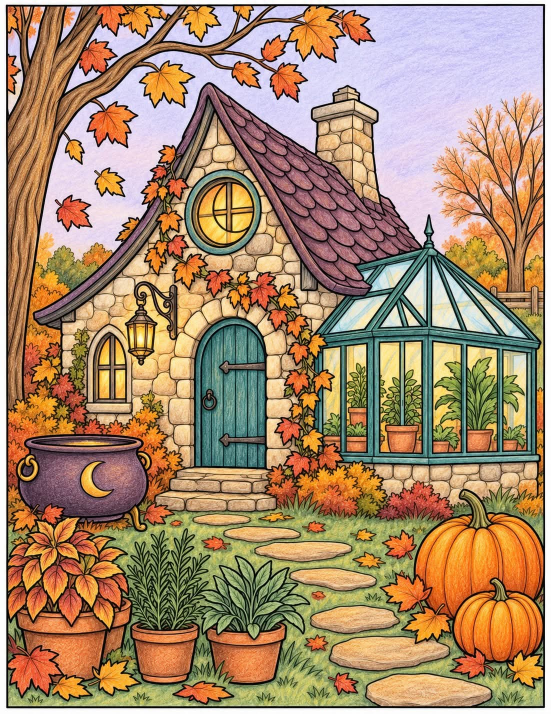
#> input picture platform/backend/tools/lineart_ai/test/cot0.jpg, 1102 x 1427 px (shown at 1/2 size)
$ python -i line_cleanup.py   (imports and definitions only)
#> lines starting #> are read from the running program, lines starting #| are printed output that depends on the picture; after the words box and inside, x2 and y2 are one past the last pixel; in counts of white or black regions, pixels touching at a corner belong together
"""Turns a redrawn colouring page (redraw_test.py's NN_line_raw.png) into a colour-by-number board:
smooth edges at 2048 px, big solid-black masses opened up so they can be coloured (small ones such
as pupils stay solid), cells too small to tap or number filled with ink, specks dropped.

    python line_cleanup.py IN_DIR OUT_DIR
Writes OUT_DIR/NN_clean.png and OUT_DIR/cleanup_sheet.jpg (before | after, with region counts).
All sizes are in pixels at SIDE = 2048.
"""
import glob
import os
import sys

import cv2
import numpy as np

SIDE = 2048
HOLLOW_CORE = 14.0    # ink thicker than 2x this is a solid mass, not a stroke...
CORE_MIN = 0.004      # ...and a mass whose thick core covers more than this share of the canvas
                      # (hair) is opened up; smaller ones (pupils, a nose) stay solid
HOLLOW_RIM = 6.0      # the outline left around an opened mass
CELL_R_INK = 3.5      # a cell thinner than this is a crumb between strokes -> ink. Larger small
                      # cells stay open: inking them turned beaded jewellery into black blotches;
                      # the game merges them into a neighbour instead.
CELL_R_MIN = 7.0      # below this a cell cannot hold a number (counted, not changed)
SPECK = 60            # ink pieces smaller than this are dirt


def _smooth(ink):
    g = cv2.GaussianBlur(ink.astype(np.float32), (0, 0), 1.2)
    return g > 0.5


INK_CUT = int(__import__("os").environ.get("INK_CUT", "128"))
# 128 for clean redraws. SDXL line art comes with grey shading (hair, petals) that a 128 cut turns
# into black blotches; 95 keeps the drawn strokes and drops the shading (gen_original output).


def cleanup(gray, ink_cut=None):
    h, w = gray.shape
    s = SIDE / max(h, w)
    g = cv2.resize(gray, (round(w * s), round(h * s)), interpolation=cv2.INTER_CUBIC)
    ink = _smooth(g < (ink_cut or INK_CUT))
    area = ink.size

    # 1. big solid masses -> outline. Judged by the thick core alone: a pupil joined to the eye's
    #    outline is part of a huge ink piece, but its own core is small.
    d = cv2.distanceTransform(ink.astype(np.uint8), cv2.DIST_L2, 5)
    core = (d > HOLLOW_CORE).astype(np.uint8)
    n, lab, st, _ = cv2.connectedComponentsWithStats(core, 8)
    big = np.zeros(n, bool)
    big[1:] = st[1:, cv2.CC_STAT_AREA] > CORE_MIN * area
    core = big[lab]
    r = int(HOLLOW_CORE - HOLLOW_RIM + 1)
    grow = cv2.dilate(core.astype(np.uint8), cv2.getStructuringElement(cv2.MORPH_ELLIPSE, (2 * r + 1, 2 * r + 1)))
    ink &= ~((grow > 0) & (d > HOLLOW_RIM))

    # 2. cells too small to tap or number -> ink (like the pupils and lashes in the reference apps)
    paper = (~ink).astype(np.uint8)
    n, lab = cv2.connectedComponents(paper, connectivity=4)
    dp = cv2.distanceTransform(paper, cv2.DIST_L2, 5)
    rmax = np.zeros(n, np.float32)
    np.maximum.at(rmax, lab.ravel(), dp.ravel())
    tiny = rmax < CELL_R_INK
    tiny[0] = False
    ink |= tiny[lab]

    # 3. specks
    n, lab, st, _ = cv2.connectedComponentsWithStats(ink.astype(np.uint8), 8)
    keep = np.zeros(n, bool)
    keep[1:] = st[1:, cv2.CC_STAT_AREA] >= SPECK
    ink = keep[lab]
    return np.where(_smooth(ink), 0, 255).astype(np.uint8)


def stats(bw):
    paper = (bw >= 128).astype(np.uint8)
    n, lab = cv2.connectedComponents(paper, connectivity=4)
    d = cv2.distanceTransform(paper, cv2.DIST_L2, 5)
    rmax = np.zeros(n, np.float32)
    np.maximum.at(rmax, lab.ravel(), d.ravel())
    k = max(bw.shape) / SIDE
    return n - 1, int((rmax[1:] < CELL_R_MIN * k).sum()), (bw < 128).mean() * 100


def main():
    src, out = sys.argv[1], sys.argv[2]
    os.makedirs(out, exist_ok=True)
    rows = []
    for p in sorted(glob.glob(os.path.join(src, "[0-9][0-9]_line_raw.png"))):
        name = os.path.basename(p)[:2]
        gray = cv2.imread(p, cv2.IMREAD_GRAYSCALE)
        before = np.where(gray < 128, 0, 255).astype(np.uint8)
        after = cleanup(gray)
        cv2.imwrite(f"{out}/{name}_clean.png", after)
        b, a = stats(before), stats(after)
        print(f"{name}: regions {b[0]} -> {a[0]}, too small {b[1]} -> {a[1]}, ink {b[2]:.1f}% -> {a[2]:.1f}%")
        tw = 420
        th = int(tw * after.shape[0] / after.shape[1])
        rows.append(np.hstack([cv2.resize(x, (tw, th), interpolation=cv2.INTER_AREA) for x in (before, after)]))
    mw = max(r.shape[1] for r in rows)
    sheet = np.vstack([np.pad(r, ((0, 8), (0, mw - r.shape[1] + 8)), constant_values=150) for r in rows])
    cv2.imwrite(f"{out}/cleanup_sheet.jpg", sheet, [cv2.IMWRITE_JPEG_QUALITY, 88])


# [2 lines not run here, left out]

>>> import cv2
>>> picture = cv2.imread('test/cot0.jpg', cv2.IMREAD_GRAYSCALE)
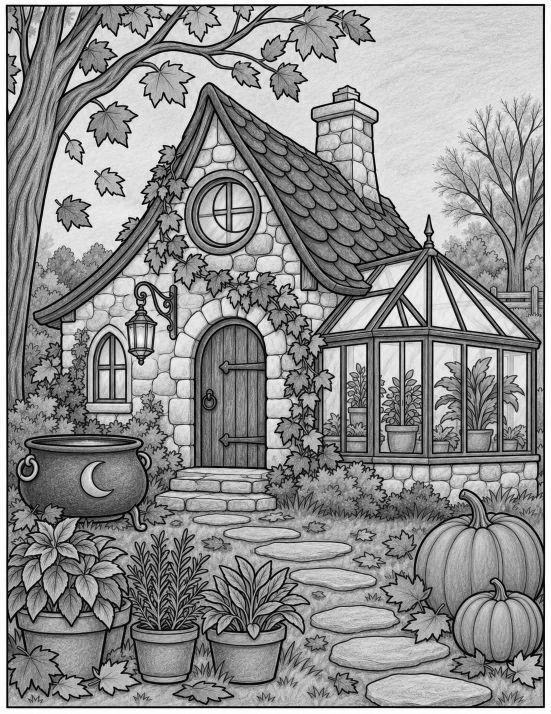
#> picture: shape (1427, 1102) (shown at 1/2 size); min 0, max 255, mean 143.8
>>> result = cleanup(picture)
#> in _smooth, `return g > 0.5`: returned value: shape (2048, 1582) bool; 36% white; 1006 white regions (810 under 20 px), largest, box (x1, y1, x2, y2) and area: (17, 11, 1565, 2033) 1088675, (1337, 987, 1436, 1301) 15148, (549, 507, 731, 713) 11643
#> in cleanup, `core = (d > HOLLOW_CORE).astype(np.uint8)`:
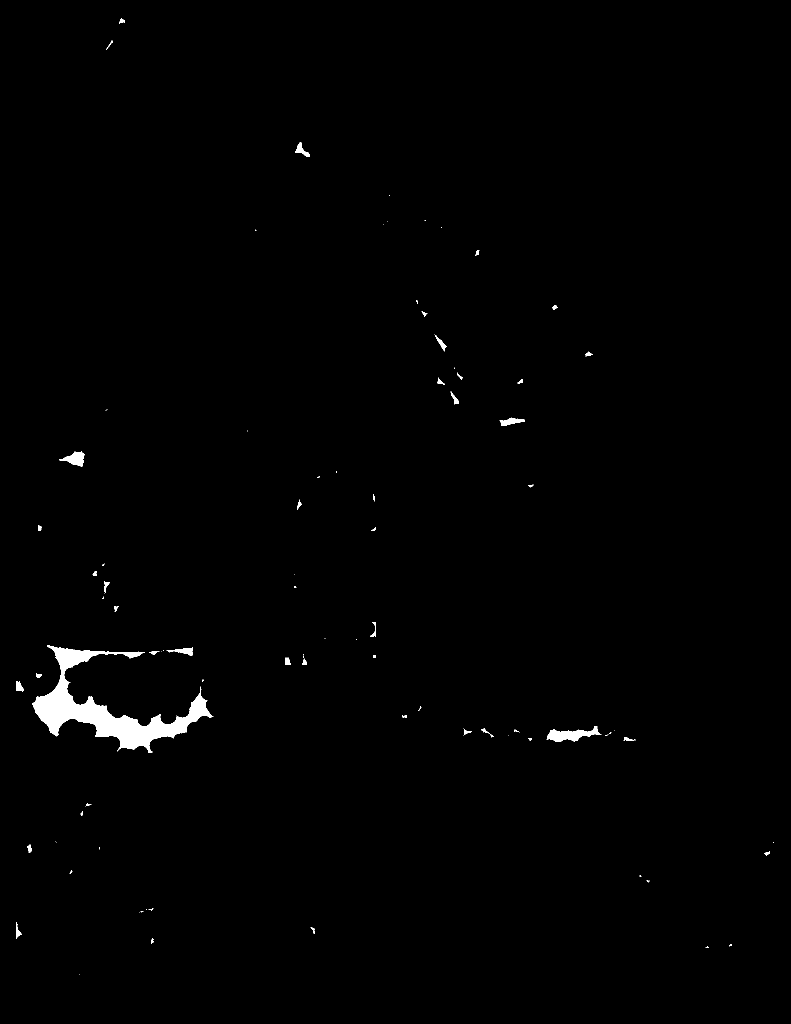
#> core: shape (2048, 1582) (shown at 1/2 size); values 0 (black) and 1 (white), 0.82% white; 89 white regions (44 under 20 px), largest, box (x1, y1, x2, y2) and area: (65, 1290, 427, 1506) 19953, (1093, 1452, 1203, 1484) 1628, (118, 903, 170, 933) 795
#> in cleanup, `n, lab, st, _ = cv2.connectedComponentsWithStats(core, 8)`: lab: shape (2048, 1582) int32; 90 distinct labels, from 0 to 89
#> in cleanup, `n, lab, st, _ = cv2.connectedComponentsWithStats(core, 8)`: n = 90; st = 90 rows, first 6: [0, 0, 1582, 2048, 3213384], [238, 36, 12, 12, 69], [212, 81, 14, 19, 49], [591, 284, 29, 30, 328], [779, 390, 1, 2, 2], [849, 440, 3, 2, 3]
#> in cleanup, `core = big[lab]`: core: shape (2048, 1582) bool; 0.62% white; 1 white region, box (x1, y1, x2, y2) and area: (65, 1290, 427, 1506) 19953
#> in cleanup, `grow = cv2.dilate(core.astype(np.uint8), cv2.getStructuringElement(cv2..`: grow: shape (2048, 1582); values 0 (black) and 1 (white), 1.1% white; 1 white region, box (x1, y1, x2, y2) and area: (56, 1281, 436, 1515) 34783
#> in cleanup, `ink &= ~((grow > 0) & (d > HOLLOW_RIM))`: ink: shape (2048, 1582) bool; 34.9% white; 1006 white regions (810 under 20 px), largest, box (x1, y1, x2, y2) and area: (17, 11, 1565, 2033) 1055158, (1337, 987, 1436, 1301) 15148, (549, 507, 731, 713) 11643
#> in cleanup, `n, lab = cv2.connectedComponents(paper, connectivity=4)`:
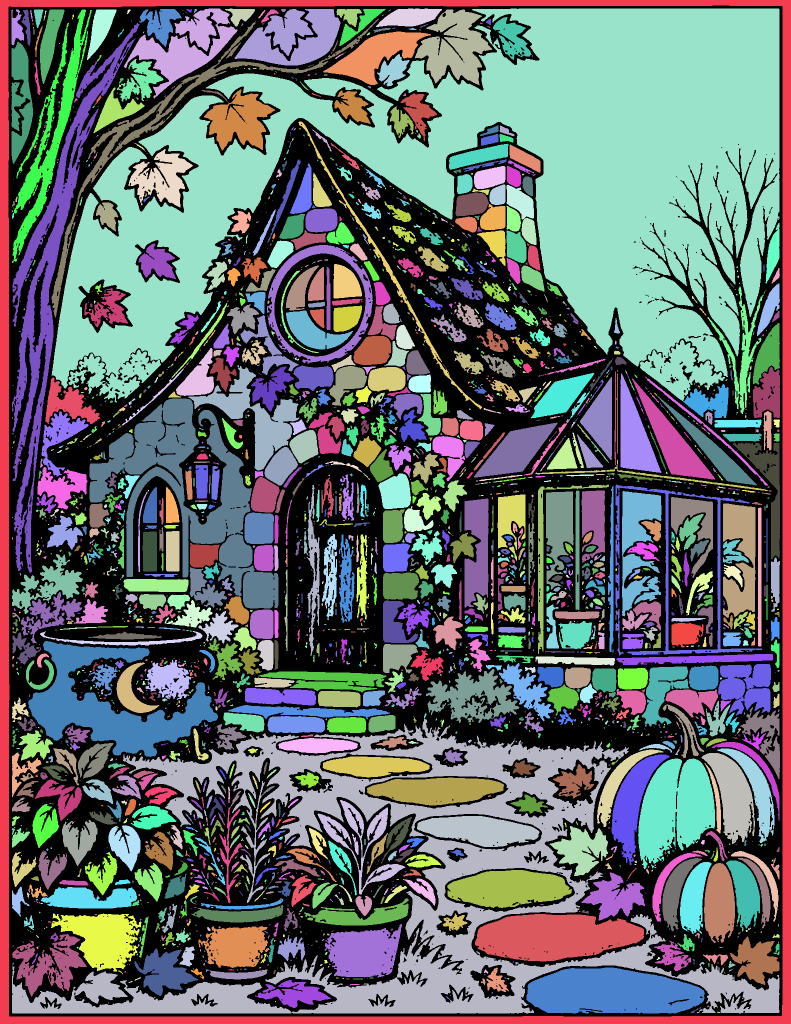
#> lab: shape (2048, 1582) int32 (shown at 1/2 size); 2896 distinct labels, from 0 to 2895; one colour per label, 0 black
#> in cleanup, `n, lab = cv2.connectedComponents(paper, connectivity=4)`: n = 2896
#> in cleanup, `ink |= tiny[lab]`:
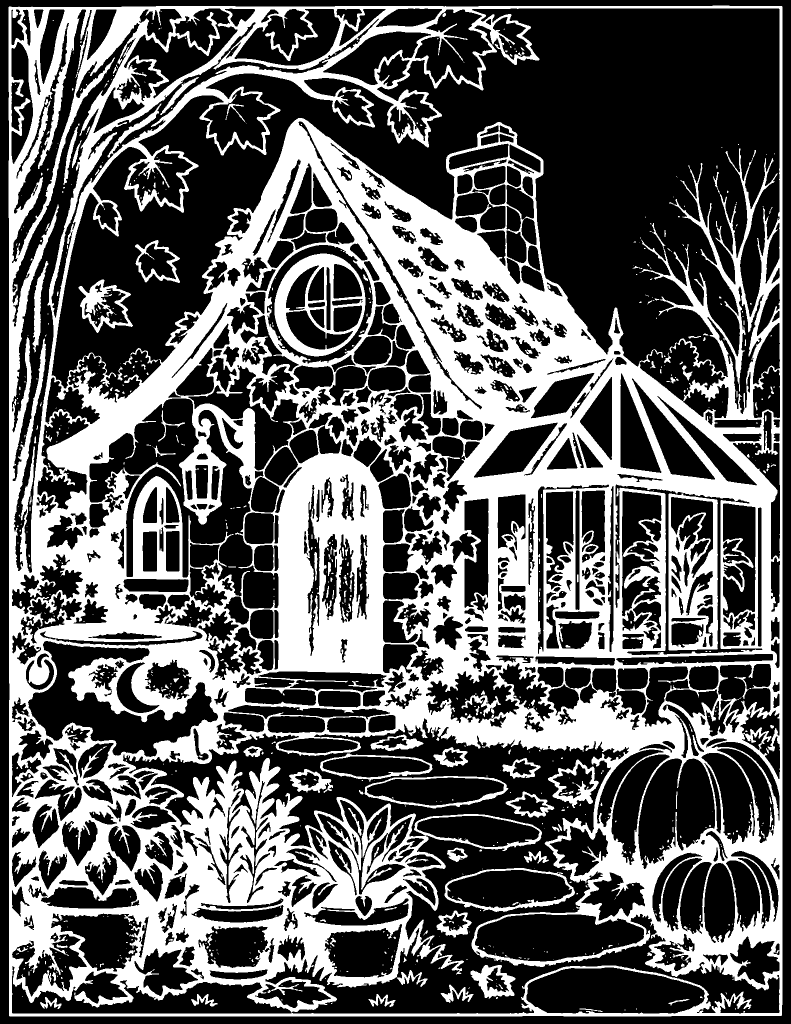
#> ink: shape (2048, 1582) bool (shown at 1/2 size); 36.6% white; 992 white regions (796 under 20 px), largest, box (x1, y1, x2, y2) and area: (17, 11, 1565, 2033) 1106779, (1337, 987, 1436, 1301) 15628, (549, 507, 731, 713) 12460
#> in cleanup, `n, lab, st, _ = cv2.connectedComponentsWithStats(ink.astype(np.uint8),..`:
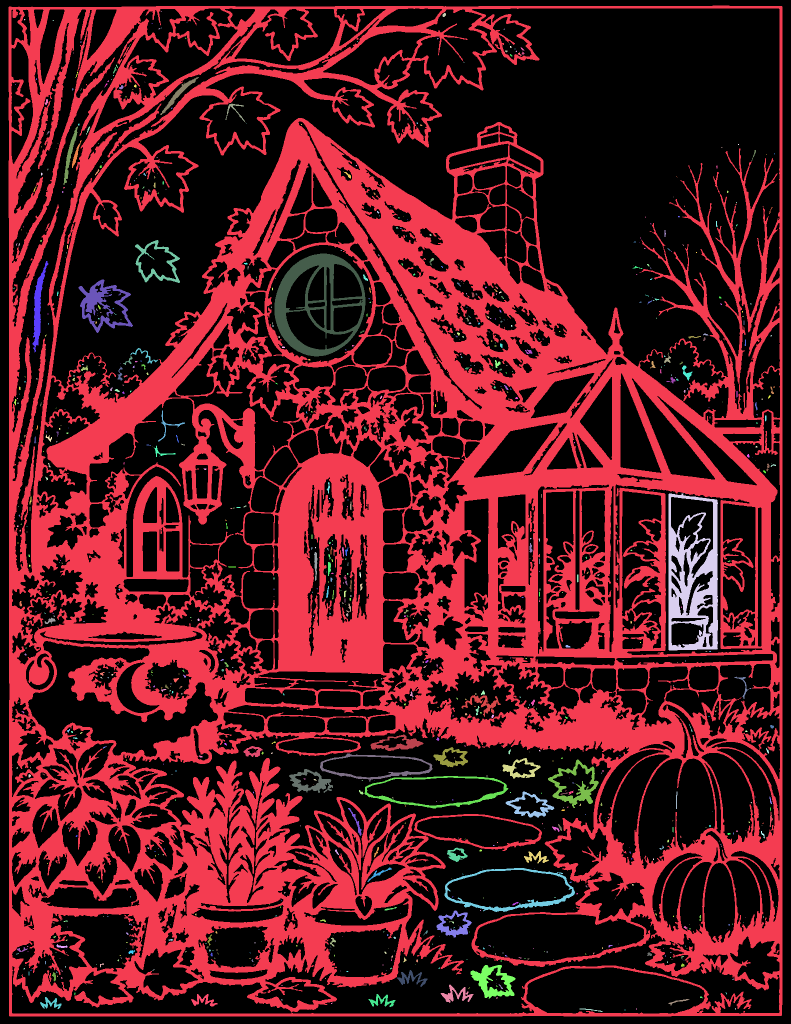
#> lab: shape (2048, 1582) int32 (shown at 1/2 size); 993 distinct labels, from 0 to 992; one colour per label, 0 black
#> in cleanup, `n, lab, st, _ = cv2.connectedComponentsWithStats(ink.astype(np.uint8),..`: n = 993; st = 993 rows, first 6: [0, 0, 1582, 2048, 2054560], [17, 11, 1548, 2022, 1106779], [322, 23, 2, 1, 2], [885, 26, 7, 8, 42], [48, 38, 3, 3, 6], [105, 40, 3, 2, 4]
#> in _smooth (call 2), `return g > 0.5`: returned value: shape (2048, 1582) bool; 36.4% white; 134 white regions (43 under 20 px), largest, box (x1, y1, x2, y2) and area: (17, 11, 1565, 2033) 1122758, (549, 507, 731, 713) 12476, (157, 559, 265, 665) 3963
#> in cleanup, `return np.where(_smooth(ink), 0, 255).astype(np.uint8)`:
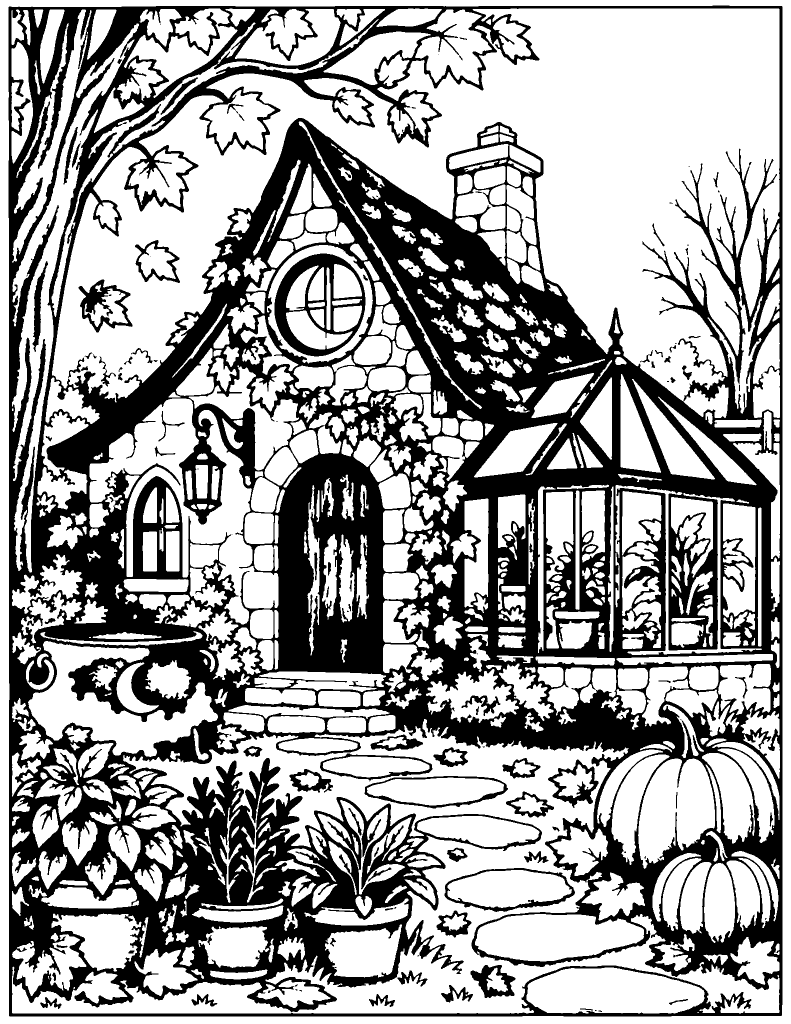
#> returned value: shape (2048, 1582) (shown at 1/2 size); 63.6% white; 134 black regions (43 under 20 px), largest, box (x1, y1, x2, y2) and area: (17, 11, 1565, 2033) 1122758, (549, 507, 731, 713) 12476, (157, 559, 265, 665) 3963

$ run again, on platform/backend/tools/lineart_ai/test/cot2.jpg
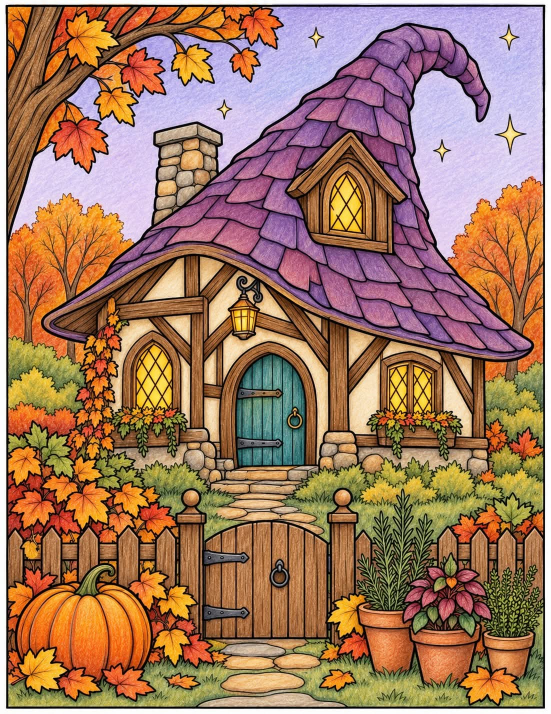
#> input picture platform/backend/tools/lineart_ai/test/cot2.jpg, 1102 x 1427 px (shown at 1/2 size)
#> in cleanup, `n, lab, st, _ = cv2.connectedComponentsWithStats(core, 8)`: n = 190; st = 190 rows, first 6: [0, 0, 1582, 2048, 3177526], [278, 40, 18, 7, 60], [176, 47, 10, 11, 58], [430, 59, 10, 8, 38], [156, 61, 11, 10, 49], [314, 62, 41, 42, 535]
#> paper: shape (2048, 1582); values 0 (black) and 1 (white), 55.2% white; 1446 black regions (1103 under 20 px), largest, box (x1, y1, x2, y2) and area: (16, 13, 1566, 2035) 1411200, (915, 1919, 1029, 1993) 2556, (468, 1927, 578, 1985) 2131
#> in cleanup, `n, lab = cv2.connectedComponents(paper, connectivity=4)`: n = 3247
#> in cleanup, `ink |= tiny[lab]`:
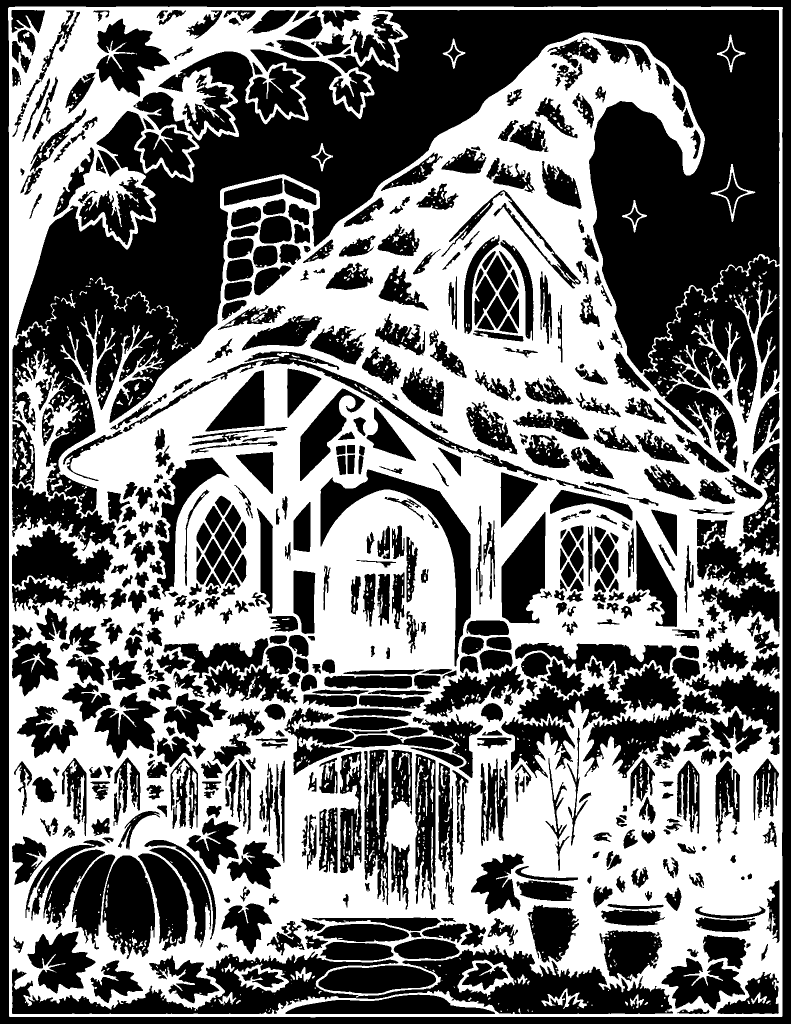
#> ink: shape (2048, 1582) bool (shown at 1/2 size); 46.8% white; 1425 white regions (1082 under 20 px), largest, box (x1, y1, x2, y2) and area: (16, 13, 1566, 2035) 1477185, (915, 1919, 1029, 1993) 2560, (468, 1927, 578, 1985) 2131
#> in cleanup, `n, lab, st, _ = cv2.connectedComponentsWithStats(ink.astype(np.uint8),..`: n = 1426; st = 1426 rows, first 6: [0, 0, 1582, 2048, 1722946], [16, 13, 1550, 2022, 1477185], [659, 23, 1, 2, 2], [481, 24, 14, 7, 46], [485, 24, 1, 1, 1], [494, 25, 5, 4, 11]
#> in cleanup, `return np.where(_smooth(ink), 0, 255).astype(np.uint8)`:
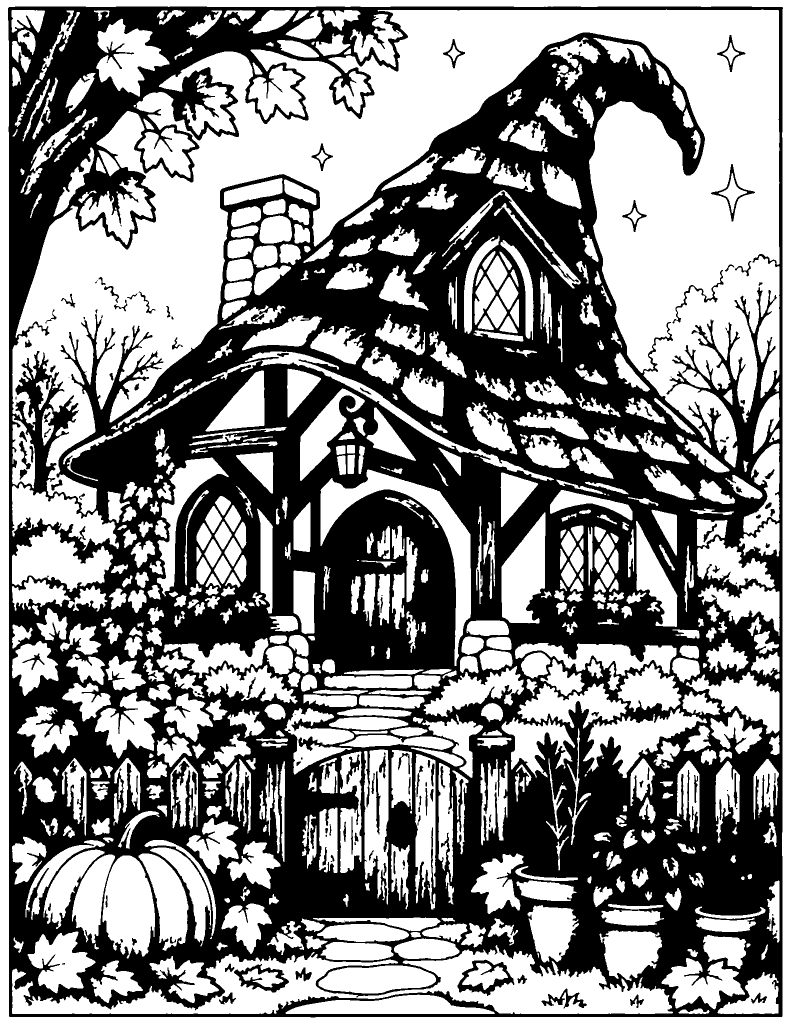
#> returned value: shape (2048, 1582) (shown at 1/2 size); 53.6% white; 170 black regions (48 under 20 px), largest, box (x1, y1, x2, y2) and area: (16, 13, 1566, 2035) 1478195, (915, 1919, 1029, 1992) 2561, (468, 1928, 578, 1985) 2131
